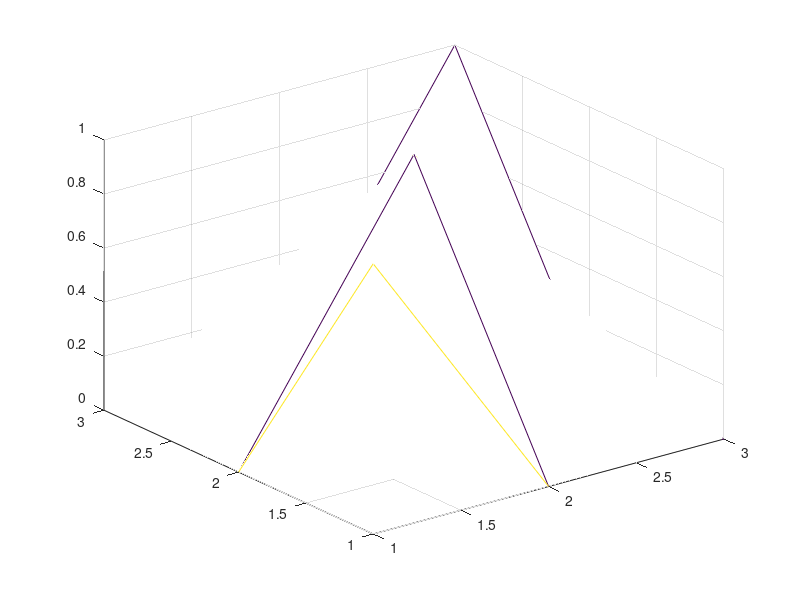

This chart was generated by the following MATLAB code: (Note: this script raises an error after producing the figure.)
%% Clear the workspace
clear all
close all
clc


%% Parametrers
KTrg = 39;
KSrc = 29;
SVDThresh = (KSrc - 1) * 2e-3;
OrthoThresh = 1e-9;
WhichO = 1;         % 1: Induce P2P mapping using functional map
                    % 2: Analytical formulation
                    % 3: Ground truth P2P mapping

%% Reproducibility
rng(0);


%% Compute eigenfunctions
fprintf("Loading the meshes... ");
tic;
Trg = mesh.init('Meshes/tr_reg/tr_reg_000.ply');
Src = mesh.init('Meshes/tr_reg/tr_reg_020.ply');
% Trg = mesh.init('Meshes/tr_reg/tr_reg_094.ply');
% Src = mesh.init('Meshes/tr_reg/tr_reg_019.ply');
toc;

fprintf("Computing laplacian eigenfunctions... ");
tic;
[Trg.S, ~, Trg.A] = mesh.proc.FEM_higher(Trg, 1, 'Dirichlet');
[Trg.Phi, Trg.Lambda] = eigs(Trg.S, Trg.A, KTrg + 1, -1e-5);
Trg.Lambda = diag(Trg.Lambda);

[Src.S, ~, Src.A] = mesh.proc.FEM_higher(Src, 1, 'Dirichlet');
[Src.Phi, Src.Lambda] = eigs(Src.S, Src.A, KSrc + 1, -1e-5);
Src.Lambda = diag(Src.Lambda);
toc;

fprintf("Computing functional map... ");
tic;
C = Trg.Phi' * (Trg.A * Src.Phi);
toc;


%% Compute eigenproducts
fprintf("Computing eigenproducts... ");
tic;
Trg.PolyPhi = eigprods(Trg, KTrg, 2, false);
Src.PolyPhi = eigprods(Src, KSrc, 2, false);
toc;

fprintf("Extending functional map... ");
tic;
CTilde = eigprod_funmap(C, Trg.Phi(:, 1));
toc;


%% Compute orthogonal
fprintf("Eigenproducts orthonormalization... ");
tic;
[Trg.Q, Trg.R] = orthogonalize(Trg.A, Trg.PolyPhi, OrthoThresh, true);
[Src.Q, Src.R] = orthogonalize(Src.A, Src.PolyPhi, OrthoThresh, true);
toc;

fprintf("Computing orthogonal extended map... ");
tic;
if WhichO == 1
    T12 = knnsearch(Src.PolyPhi * CTilde', Trg.PolyPhi * (CTilde * CTilde'));
    Pi21 = sparse(1:Trg.n, T12, 1, Trg.n, Src.n);
    O = Trg.Q' * Trg.A * Pi21 * Src.Q;
elseif WhichO == 2
    O = Trg.R * CTilde / Src.R;
elseif WhichO == 3
    O = Trg.Q' * Trg.A * speye(Trg.n, Src.n) * Src.Q;
else
    error("Invalid value (%d) for parameter WhichO", WhichO);
end
toc;



%% Compare transfers
f = Src.Z;
% f = mesh.proc.heat_kernel(M2, 1e-3, 200);
% f = f(:, 1);
% f = M2.VERT;
% f = 1 + cos(35 .* (M2.Phi(:, 2) - min(M2.Phi(:, 2))) ./ (max(M2.Phi(:, 2)) - min(M2.Phi(:, 2))));

fig = figure;
fig.WindowState = 'maximized';

subplot(2, 6, [1 2 3]);
utils.plot_scalar_map(Src, f, utils.cmaps.bwr);
colorbar;
title("Source", ...
      'FontSize', 24);

subplot(2, 6, [4 5 6]);
utils.plot_scalar_map(Trg, f, utils.cmaps.bwr);
colorbar;
title("Ground Truth", ...
      'FontSize', 24);




%% Transfer using eigenfunctions
fenc = Src.Phi' * Src.A * f;
fenctran = C * fenc;
ftran = Trg.Phi * fenctran;
d = f - ftran;
e = sqrt(d' * Trg.A * d) / (f' * Trg.A * f);

subplot(2, 6, [7 8]);
utils.plot_scalar_map(Trg, ftran(1:Trg.n), utils.cmaps.bwr);
colorbar
title(sprintf("Eigenfunctions Err: %.3f", e), ...
      'FontSize', 24);




%% Transfer using eigenproducts
[~, S2, V2] = svd(sqrt(Src.A) * Src.PolyPhi);
singular_values = diag(S2);
q_Src = sum(singular_values ./ singular_values(1) > SVDThresh);
tmp = S2 * V2';
projection = tmp(1:q_Src, :); 
clear V2; clear S2; clear tmp;

fenc = pinv(projection) * (projection * ((pinv(Src.PolyPhi)) * f));
fenctran = CTilde * fenc;
ftran = Trg.PolyPhi * fenctran;
d = f - ftran;
e = sqrt(d' * Trg.A * d) / (f' * Trg.A * f);

subplot(2, 6, [9 10]);
utils.plot_scalar_map(Trg, ftran(1:Trg.n), utils.cmaps.bwr);
colorbar
title(sprintf("Eigenproducts Err: %.3f", e), ...
      'FontSize', 24);


%% Transfer using orthogonal
fenc = Src.Q' * Src.A * f;
fenctran = O * fenc;
ftran = Trg.Q * fenctran;
d = f - ftran;
e = sqrt(d' * Trg.A * d) / (f' * Trg.A * f);

subplot(2, 6, [11 12]);
utils.plot_scalar_map(Trg, ftran(1:Trg.n), utils.cmaps.bwr);
colorbar
title(sprintf("Orthogonal Err: %.3f", e), ...
      'FontSize', 24);













































